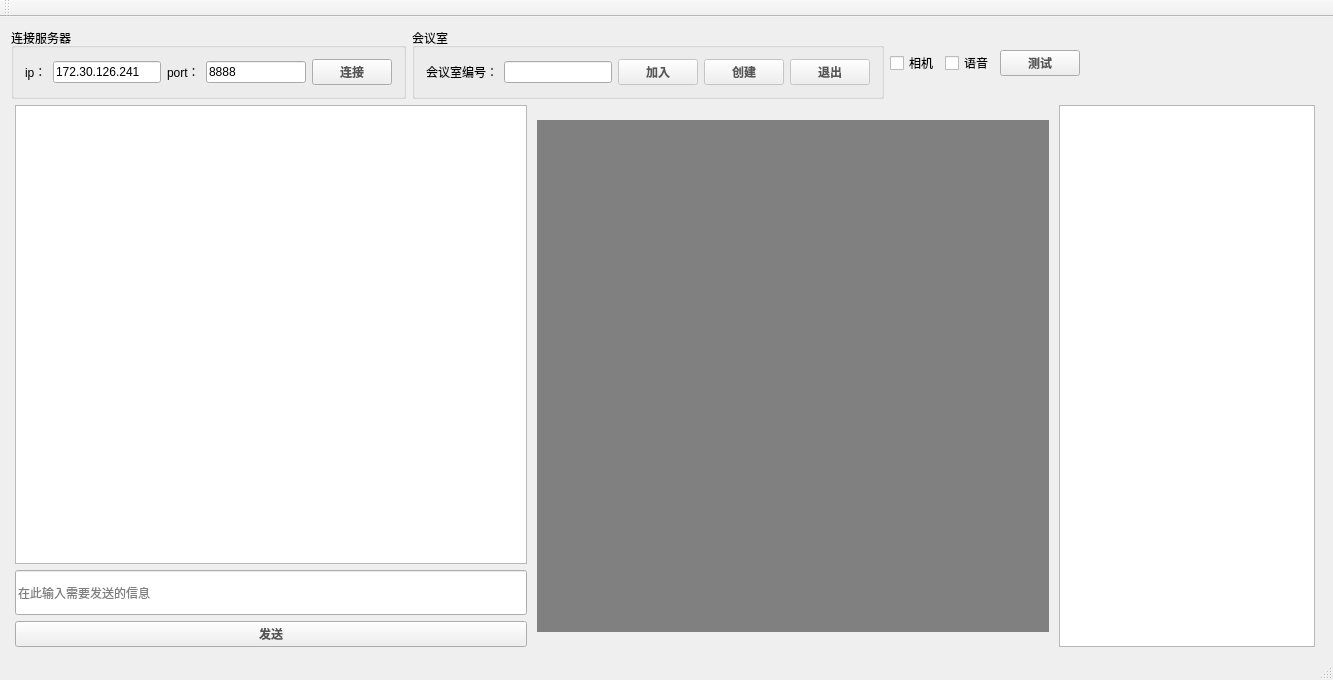
<?xml version="1.0" encoding="UTF-8"?>
<ui version="4.0">
 <class>meetingClientClass</class>
 <widget class="QMainWindow" name="meetingClientClass">
  <property name="geometry">
   <rect>
    <x>0</x>
    <y>0</y>
    <width>1333</width>
    <height>680</height>
   </rect>
  </property>
  <property name="windowTitle">
   <string>meetingClient</string>
  </property>
  <property name="styleSheet">
   <string notr="true">QPushButton{color: #555;font-weight:bold;}
QPushButton::hover{border:none;background-color:#AAA;color: #FFF;font-weight:bold;}
QPushButton::pressed{border:none;color: #CCC;}
QLbel{color: #AAA;}</string>
  </property>
  <widget class="QWidget" name="centralWidget">
   <layout class="QVBoxLayout" name="verticalLayout_2">
    <item>
     <layout class="QHBoxLayout" name="horizontalLayout_3">
      <item>
       <widget class="QGroupBox" name="grpSever">
        <property name="title">
         <string>连接服务器</string>
        </property>
        <layout class="QHBoxLayout" name="horizontalLayout">
         <item>
          <widget class="QLabel" name="labSeverIp">
           <property name="text">
            <string>ip：</string>
           </property>
          </widget>
         </item>
         <item>
          <widget class="QLineEdit" name="lineSeverIp">
           <property name="maximumSize">
            <size>
             <width>150</width>
             <height>16777215</height>
            </size>
           </property>
           <property name="text">
            <string>172.30.126.241</string>
           </property>
          </widget>
         </item>
         <item>
          <widget class="QLabel" name="labSeverPort">
           <property name="text">
            <string>port：</string>
           </property>
          </widget>
         </item>
         <item>
          <widget class="QLineEdit" name="lineSeverPort">
           <property name="maximumSize">
            <size>
             <width>100</width>
             <height>16777215</height>
            </size>
           </property>
           <property name="text">
            <string>8888</string>
           </property>
          </widget>
         </item>
         <item>
          <widget class="QPushButton" name="btnConnect">
           <property name="text">
            <string>连接</string>
           </property>
          </widget>
         </item>
        </layout>
       </widget>
      </item>
      <item>
       <widget class="QGroupBox" name="grpRoom">
        <property name="title">
         <string>会议室</string>
        </property>
        <layout class="QHBoxLayout" name="horizontalLayout_2">
         <item>
          <widget class="QLabel" name="labRoomId">
           <property name="text">
            <string>会议室编号：</string>
           </property>
          </widget>
         </item>
         <item>
          <widget class="QLineEdit" name="lineRoomId">
           <property name="maximumSize">
            <size>
             <width>150</width>
             <height>16777215</height>
            </size>
           </property>
          </widget>
         </item>
         <item>
          <widget class="QPushButton" name="btnRoomJoin">
           <property name="enabled">
            <bool>false</bool>
           </property>
           <property name="text">
            <string>加入</string>
           </property>
          </widget>
         </item>
         <item>
          <widget class="QPushButton" name="btnRoomCreate">
           <property name="enabled">
            <bool>false</bool>
           </property>
           <property name="text">
            <string>创建</string>
           </property>
          </widget>
         </item>
         <item>
          <widget class="QPushButton" name="btnRoomExit">
           <property name="enabled">
            <bool>false</bool>
           </property>
           <property name="text">
            <string>退出</string>
           </property>
          </widget>
         </item>
        </layout>
       </widget>
      </item>
      <item>
       <widget class="QCheckBox" name="openVideo">
        <property name="text">
         <string>相机</string>
        </property>
       </widget>
      </item>
      <item>
       <widget class="QCheckBox" name="openAudio">
        <property name="text">
         <string>语音</string>
        </property>
       </widget>
      </item>
      <item>
       <widget class="QPushButton" name="btnTest">
        <property name="text">
         <string>测试</string>
        </property>
       </widget>
      </item>
      <item>
       <spacer name="horizontalSpacer">
        <property name="orientation">
         <enum>Qt::Horizontal</enum>
        </property>
        <property name="sizeHint" stdset="0">
         <size>
          <width>40</width>
          <height>20</height>
         </size>
        </property>
       </spacer>
      </item>
     </layout>
    </item>
    <item>
     <layout class="QHBoxLayout" name="horizontalLayout_4">
      <item>
       <layout class="QVBoxLayout" name="verticalLayout">
        <item>
         <widget class="QListWidget" name="listTextMsg">
          <property name="minimumSize">
           <size>
            <width>512</width>
            <height>0</height>
           </size>
          </property>
          <property name="maximumSize">
           <size>
            <width>512</width>
            <height>16777215</height>
           </size>
          </property>
         </widget>
        </item>
        <item>
         <widget class="QLineEdit" name="lineSendMsg">
          <property name="minimumSize">
           <size>
            <width>0</width>
            <height>45</height>
           </size>
          </property>
          <property name="maximumSize">
           <size>
            <width>512</width>
            <height>16777215</height>
           </size>
          </property>
          <property name="placeholderText">
           <string>在此输入需要发送的信息</string>
          </property>
         </widget>
        </item>
        <item>
         <widget class="QPushButton" name="btnSendMsg">
          <property name="maximumSize">
           <size>
            <width>512</width>
            <height>16777215</height>
           </size>
          </property>
          <property name="text">
           <string>发送</string>
          </property>
         </widget>
        </item>
       </layout>
      </item>
      <item>
       <widget class="QLabel" name="labVideo">
        <property name="minimumSize">
         <size>
          <width>512</width>
          <height>512</height>
         </size>
        </property>
        <property name="maximumSize">
         <size>
          <width>512</width>
          <height>512</height>
         </size>
        </property>
        <property name="styleSheet">
         <string notr="true">background-color: gray;</string>
        </property>
        <property name="text">
         <string/>
        </property>
       </widget>
      </item>
      <item>
       <widget class="QListWidget" name="listVideo">
        <property name="minimumSize">
         <size>
          <width>256</width>
          <height>0</height>
         </size>
        </property>
        <property name="maximumSize">
         <size>
          <width>256</width>
          <height>16777215</height>
         </size>
        </property>
       </widget>
      </item>
     </layout>
    </item>
   </layout>
  </widget>
  <widget class="QMenuBar" name="menuBar">
   <property name="geometry">
    <rect>
     <x>0</x>
     <y>0</y>
     <width>1333</width>
     <height>26</height>
    </rect>
   </property>
   <property name="styleSheet">
    <string notr="true">QPushButton{color: #555;font-weight:bold;}
QPushButton::hover{border:none;background-color:#AAA;color: #FFF;font-weight:bold;}
QPushButton::pressed{border:none;color: #CCC;}
QLbel{color: #AAA;}</string>
   </property>
  </widget>
  <widget class="QToolBar" name="mainToolBar">
   <attribute name="toolBarArea">
    <enum>TopToolBarArea</enum>
   </attribute>
   <attribute name="toolBarBreak">
    <bool>false</bool>
   </attribute>
  </widget>
  <widget class="QStatusBar" name="statusBar"/>
 </widget>
 <layoutdefault spacing="6" margin="11"/>
 <resources>
  <include location="meetingClient.qrc"/>
 </resources>
 <connections/>
</ui>
